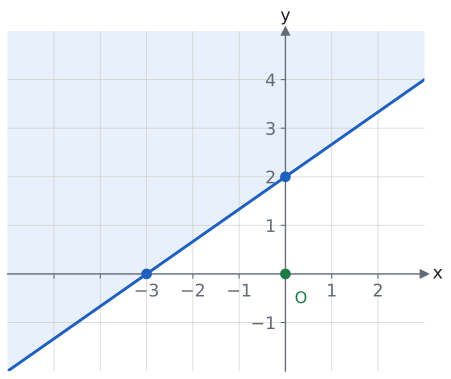

Write the Python code that produced this figure.
import sys; sys.path.insert(0, "tools")
from cizim import *

# Ders örneği: x eksenini −3'te, y eksenini 2'de kesen düz doğru; orijinin karşı tarafı (sol üst) boyalı.
# Doğru: 2x − 3y = −6 ; bölge 2x − 3y ≤ −6.
fig, ax = sekil(5.6, 4.6)
eksenler(ax, x=(-6, 3), y=(-2, 5))
ax.set_xticks(range(-5, 3)); ax.set_yticks(range(-1, 5))
ax.set_xticklabels([str(t).replace("-", "−") if t not in (0, -4, -5) else "" for t in range(-5, 3)])
ax.set_yticklabels([str(t).replace("-", "−") if t else "" for t in range(-1, 5)])
xs = np.linspace(-6, 3, 200)
yl = 2 * xs / 3 + 2
ax.fill_between(xs, yl, 5, color=MAVI_ACIK, zorder=0.2)
ax.plot(xs, yl, color=MAVI, zorder=3)
nokta(ax, -3, 0, "", renk=MAVI); nokta(ax, 0, 2, "", renk=MAVI)
nokta(ax, 0, 0, "", renk=YESIL)
ax.text(0.2, -0.6, "O", color=YESIL, fontsize=12)
kaydet(fig, __file__)
